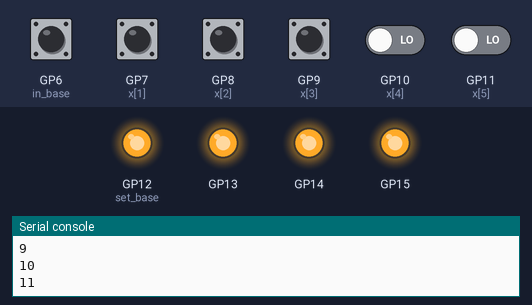
Bench run of a program on a simulated Raspberry Pi Pico running MicroPython. Parts: output pins drawn as LEDs (lit = HIGH), the last lines printed to the serial console. Dashed ring = blinking. Inputs (shaded band) come from the test bench; at power-on: GP6 (in_base), GP7 (x[1]), GP8 (x[2]), GP9 (x[3]), GP10 (x[4]), GP11 (x[5]) LOW.

Above: at 1.2 s.
1.3 s: GP6 (in_base) pulled HIGH for 0.15 s
At 2.7 s:
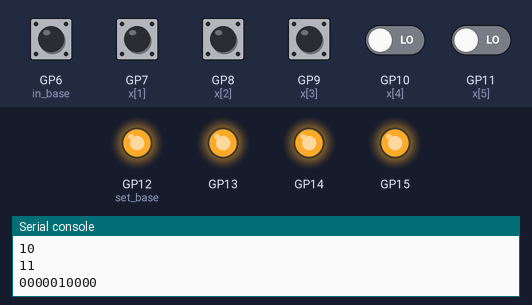
3.0 s: GP7 (x[1]) pulled HIGH for 0.15 s
At 4.2 s:
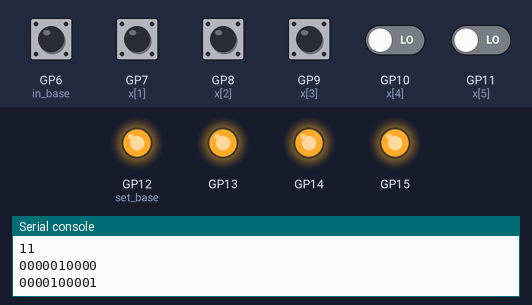
4.6 s: GP6 (in_base) pulsed HIGH 5 times (0.12 s each, 0.3 s apart)
At 5.37 s:
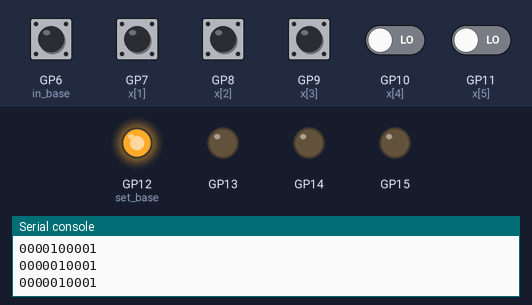
7.6 s: GP8 (x[2]) pulsed HIGH 5 times (0.12 s each, 0.3 s apart)
At 9.06 s:
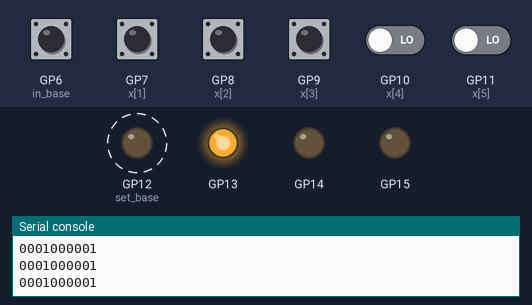
12.0 s: GP9 (x[3]) pulled HIGH for 0.15 s
At 13.5 s:
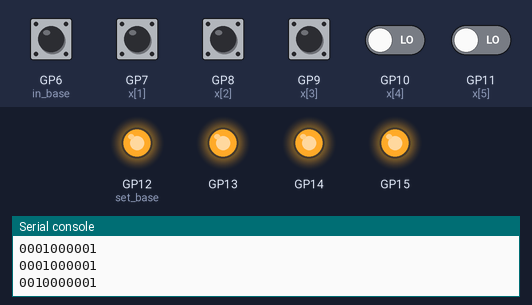
Timing chart, 0 to 14.6 s (numbered marks = the images above; inputs shaded):
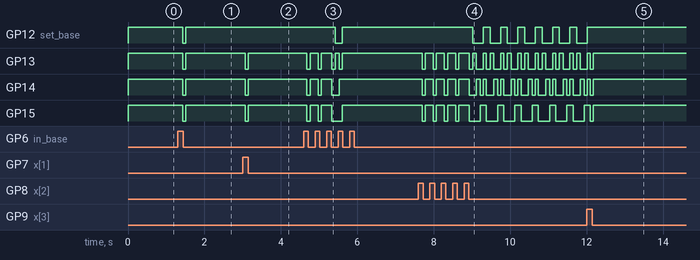

The program:

PIO21_kcScan.py
```python
import time
import rp2
from machine import Pin

# This sets GPIO 6 through 11 as inputs pulled down)
for x in range(6, 12):
  print(x)                        # prints the GPIO number for debugging
  Pin(x, Pin.IN, Pin.PULL_DOWN)

# this envokes the PIO assembler, reserving 4 out and 4 set pins, and the OSR shift direction is LSb out first
@rp2.asm_pio(set_init=(rp2.PIO.OUT_LOW,) * 4, out_init=(rp2.PIO.OUT_LOW,) *4, out_shiftdir=rp2.PIO.SHIFT_RIGHT)

def kb_scan():
    wrap_target()
    label("begin_again")
    pull(noblock)                 # 0b1000,1000,0100,0100,0010,0010,0001,0001
    mov(x,osr)                    # preserves the value of the last pull.  Pull(noblock) = mov(osr,x) if transmit FIFO is empty

# At this point, the OSR holds the values for the row selection doubled up in sequence (special sequencing word)
# (1000,1000,0100,0100,0010,0010,0001,0001 binary) The osr gets pulled twice for each row, once for row selection
# and once for row memorialization
# The 4 lsb's correspond to the GPIO for the rows

# In this section, turn on all the rows and look for a button push
    label ("start_scan")
    set(pins, 15)  [31]           # turn on all rows in button matrix
    in_(pins, 6)   [31]           # move the column status into the ISR (GPIO 6, 7, 8, 9, 10, 11)
    mov(y, isr)    [31]           # shift irs into y register for zero sampling
    jmp(not_y, "start_scan") [31] # branch if y scratch register is zero, meaning no button is pushed

# button pushed, find out which one
# This section turns on each row, one at a time
    label ("output_osr")
    jmp(not_osre,"check_row")     # Return to label if OSR still has data
    wrap()                        # osr is empty so start it again
    label("check_row")
    in_(null,32)   [31]           # clear the isr
    out(pins, 4)   [31]           # This outputs the 4 lsb's of the OSR to the GPIO, selecting the row
    in_(pins, 6)   [31]           # input the status of the buttons (columns)
    mov(y, isr)    [31]           # load the y register for zero test
    in_(osr,4)     [31]           # loads the isr with the row (0000,0000,0000,0000,0000,00CC,CCCC,RRRR) C=column, R=row
    out(pins,4)                   # this simply drains off the extra 4 lsb's
    jmp(not_y, "output_osr") [31] # branch if y scratch register is zero, meaning no button is pushed
#button was pushed, now process

    push()                        # output the ISR ro the main program
    label ("check_button_off")
    set(pins, 15)  [31]           # turn on all rows in button matrix
    in_(pins, 6)   [31]           # move the column status into the ISR (GPIO 6, 7, 8, 9, 10, 11)
    mov(y, isr)    [31]           # shift irs into y register for zero sampling
    jmp(not_y, "begin_again") [31]# branch if y scratch register is zero, meaning no button is pushed so go to top
    jmp("check_button_off")       # button still pressed, so check again

# Instantiate a state machine with the kb_scan program, at 2000Hz, with set bound to Pin(12) (LED on the Pico board)
sm = rp2.StateMachine(0, kb_scan, freq=2000, set_base=Pin(12), in_base=Pin(6), out_base=Pin(12))

sm.active(1)                      # starts the state machine
sm.put(0b10001000010001000010001000010001) #The special sequencing word
while True:                       # continuous loop to print
    time.sleep(.1)                # adds a little delay
    print("{:010b}".format(sm.get())) # prints the value of the isr in binary format(CCCCCC,RRRR)
```

Measured:
- after the input at 1.3 s, GP12 (set_base), GP13–15: HIGH → LOW after 0.13 s, → HIGH 0.08 s later
- after the input at 3.0 s, GP13–15: HIGH → LOW after 0.06 s, → HIGH 0.08 s later
- after the input at 4.6 s, GP12 (set_base): HIGH → LOW after 0.83 s, → HIGH 0.18 s later; GP14: goes LOW 0.08 s, HIGH 0.21 s, LOW 0.08 s, HIGH 0.27 s, LOW 0.19 s, then HIGH, starting after 0.08 s; GP15: goes LOW 0.08 s, HIGH 0.21 s, LOW 0.08 s, HIGH 0.27 s, LOW 0.28 s, then HIGH, starting after 0.08 s
- after the input at 7.6 s, GP12 (set_base): alternates HIGH for 0.18 s and LOW for 0.28 s, starting after 1.4 s; GP15: goes 3 × (LOW 0.08 s, HIGH 0.21 s), LOW 0.08 s, HIGH 0.27 s, 6 × (LOW 0.29 s, HIGH 0.16 s), LOW 0.29 s, then HIGH, starting after 0.10 s
- after the input at 12.0 s, GP12 (set_base): goes on until 12.0 s, then stays HIGH; GP13: goes on until 12.2 s, then stays HIGH
